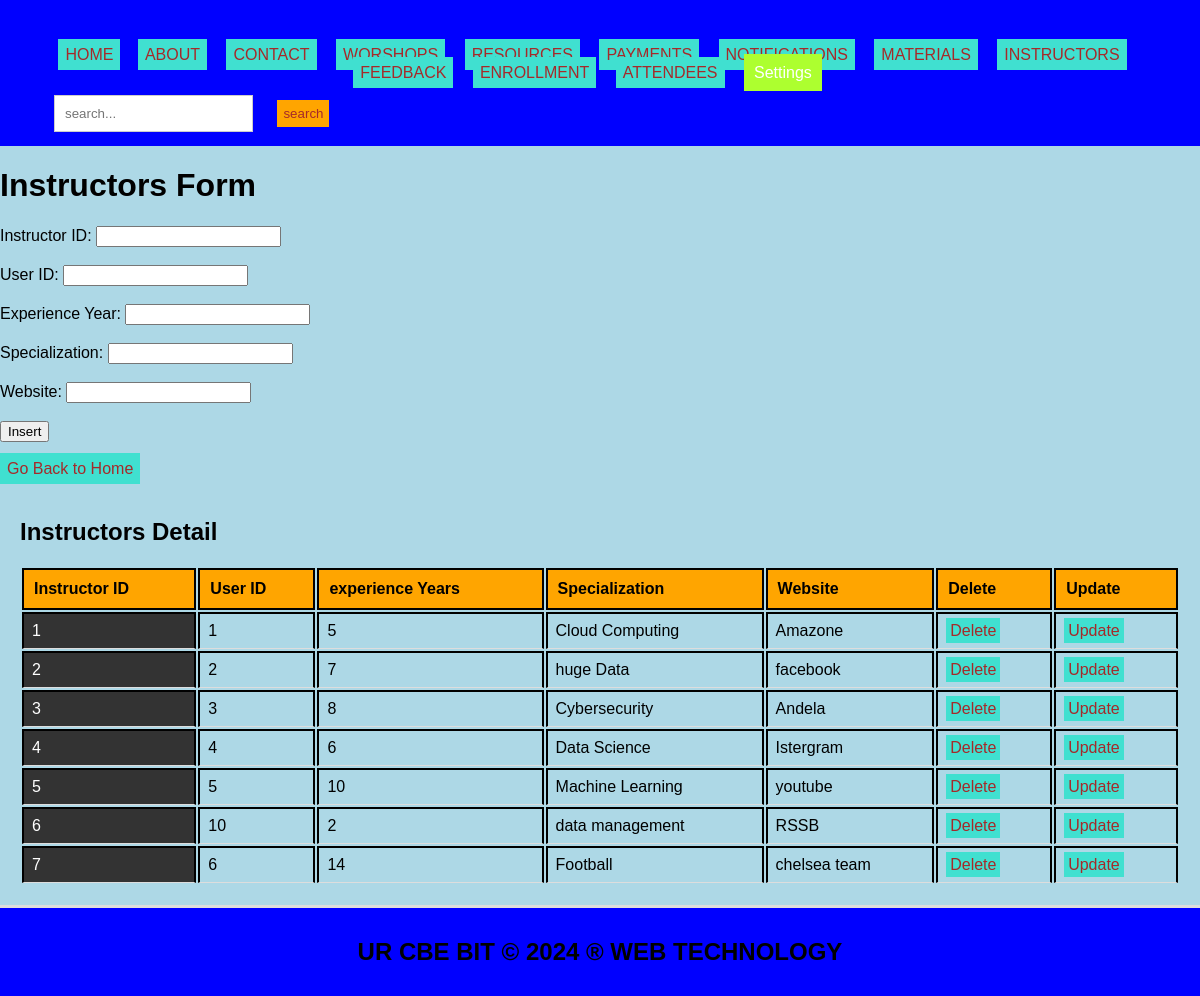
The app's page /instructors.php with its own data.
### tables this page shows
CREATE TABLE `instructors` (
  `instructor_id` int(11) NOT NULL,
  `user_id` int(11) DEFAULT NULL,
  `experience_years` int(11) DEFAULT NULL,
  `specialization` varchar(255) DEFAULT NULL,
  `website` varchar(255) DEFAULT NULL
);

### instructors.php (the view, shortened to what this page needs)
<!DOCTYPE html>
<html lang="en">
<head>
  <link rel="stylesheet" type="text/css" href="style.css">
</head>
<body style="background-color: lightblue;">
  <header>
    <ul style="list-style-type: none; padding: 0;">
      <li style="display: inline; margin-right: 10px;">
           <ul style="list-style-type: none; padding: 0;">
    </li>
    <li style="display: inline; margin-right: 8px;"><a href="./home.html">HOME</a></li>
    <li style="display: inline; margin-right: 10px;"><a href="./about.html">ABOUT</a></li>
    <li style="display: inline; margin-right: 10px;"><a href="./contact.html">CONTACT</a></li>
    <li style="display: inline; margin-right: 10px;"><a href="./workshops.php">WORSHOPS</a></li>
    <li style="display: inline; margin-right: 10px;"><a href="./resources.php">RESOURCES</a></li>
    <li style="display: inline; margin-right: 10px;"><a href="./payments.php">PAYMENTS</a></li>
    <li style="display: inline; margin-right: 10px;"><a href="./notifications.php">NOTIFICATIONS</a></li>
    <li style="display: inline; margin-right: 10px;"><a href="./materials.php">MATERIALS</a></li>
    <li style="display: inline; margin-right: 10px;"><a href="./instructors.php">INSTRUCTORS</a></li>
    <li style="display: inline; margin-right: 10px;"><a href="./feedback.php">FEEDBACK</a></li>
    <li style="display: inline; margin-right: 10px;"><a href="./enrollment.php">ENROLLMENT</a></li>
    <li style="display: inline; margin-right: 10px;"><a href="./attendees.php">ATTENDEES</a></li>
      <li class="dropdown" style="display: inline; margin-right: 10px;">
      <a href="#" style="padding: 10px; color: white; background-color: greenyellow; text-decoration: none; margin-right: 15px;">Settings</a>
    </li>
    </ul>
  </header>
<body style="background-color: yellowgreen;">
    <div class="search-form">
      <form role="search" action="search.php">
        <input class="form-control" type="search" placeholder="search..." aria-label="search" name="query">
        <button class="btn" type="submit">search</button>
      </form>
    </div>
    <h1>Instructors Form</h1>
    <form method="post" onsubmit="return confirmInsert();">
        <label for="instructor_id">Instructor ID:</label>
        <input type="number" id="instructor_id" name="instructor_id" required><br><br>
        <label for="user_id">User ID:</label>
        <input type="number" id="user_id" name="user_id" required><br><br>
        <label for="experience_years">Experience Year:</label>
        <input type="number" id="experience_years" name="experience_years" required><br><br>
        <label for="specialization">Specialization:</label>
        <input type="text" id="specialization" name="specialization" required><br><br>
        <label for="website">Website:</label>
        <input type="text" id="website" name="website" required><br><br>
        <input type="submit" name="add" value="Insert"><br><br>
        <a href="./home.html">Go Back to Home</a>
    </form>
    <?php
    include('database_connection.php');
    ?>
    <section>
        <h2>Instructors Detail</h2>
        <table>
            <tr>
                <th>Instructor ID</th>
                <th>User ID</th>
                <th>experience Years</th>
                <th>Specialization</th>
                <th>Website</th>
                <th>Delete</th>
                <th>Update</th>
            </tr>
            <?php
            $sql = "SELECT * FROM instructors";
            $result = $connection->query($sql);
            if ($result->num_rows > 0) {
                while ($row = $result->fetch_assoc()) {
                    echo "<tr>
                            <td>{$row['instructor_id']}</td>
                            <td>{$row['user_id']}</td>
                            <td>{$row['experience_years']}</td>
                            <td>{$row['specialization']}</td>
                            <td>{$row['website']}</td>
                            <td><a style='padding:4px' href='delete_instructors.php?instructor_id={$row['instructor_id']}'>Delete</a></td>
                            <td><a style='padding:4px' href='update_instructors.php?instructor_id={$row['instructor_id']}'>Update</a></td>
                          </tr>";
                }
            } else {
                echo "<tr><td colspan='7'>No data found</td></tr>";
            }
            ?>
        </table>
    </section>
    <footer>
        <h2>UR CBE BIT &copy; 2024 &reg; WEB TECHNOLOGY</h2>
    </footer>
</body>
</html>

### style.css (style rules this page uses)
body { font-family: Arial, sans-serif; margin: 0; padding: 0; }
.search-form { float: left; padding: 20px; }
.form-control { padding: 8px; margin-left: 4px; border: 1px solid #ccc; }
.btn { padding: 6px; background-color: orange; color: brown; border: none; }
.dropdown { position: relative; display: inline; margin-right: 10px; }
body { font-family: Arial,sans-serif; margin:0; padding:0; }
header { background-color:blue; padding: 20px; }
.dropdown { position: right; display:right; direction:rtl; }
section { padding:28px; border-bottom: 1px solid #ddd; }
footer { text-align: center; padding: 15px; background-color:blue; }

### instructors.php (style rules this page uses)
a:link { color: #0066cc; text-decoration: none; }
a { padding: 7px; color: white; background-color: turquoise; text-decoration: none; margin-right: 5px; }
a:link { color: brown; }
button.btn { margin-left: 20px; margin-top: 10px; }
input.form-control { padding: 10px; }
th, td { border: 2px solid black; padding: 10px; text-align: left; }
th { background-color: orange; }
section { padding: 20px; border-bottom: 3px solid #ddd; }
header { text-align: center; padding: 30px; background-color: blue; }
.search-form { position: fixed; top: 70px; left: 30px; z-index: 999; }
footer { text-align: center; padding: 10px; background-color: blue; }

### records on screen
instructors: instructor_id "1", user "1", experience_years "5", specialization "Cloud Computing", website "Amazone"
instructors: instructor_id "2", user "2", experience_years "7", specialization "huge Data", website "facebook"
instructors: instructor_id "3", user "3", experience_years "8", specialization "Cybersecurity", website "Andela"
instructors: instructor_id "4", user "4", experience_years "6", specialization "Data Science", website "Istergram"
instructors: instructor_id "5", user "5", experience_years "10", specialization "Machine Learning", website "youtube"
instructors: instructor_id "6", user "10", experience_years "2", specialization "data management", website "RSSB"
instructors: instructor_id "7", user "6", experience_years "14", specialization "Football", website "chelsea team"
